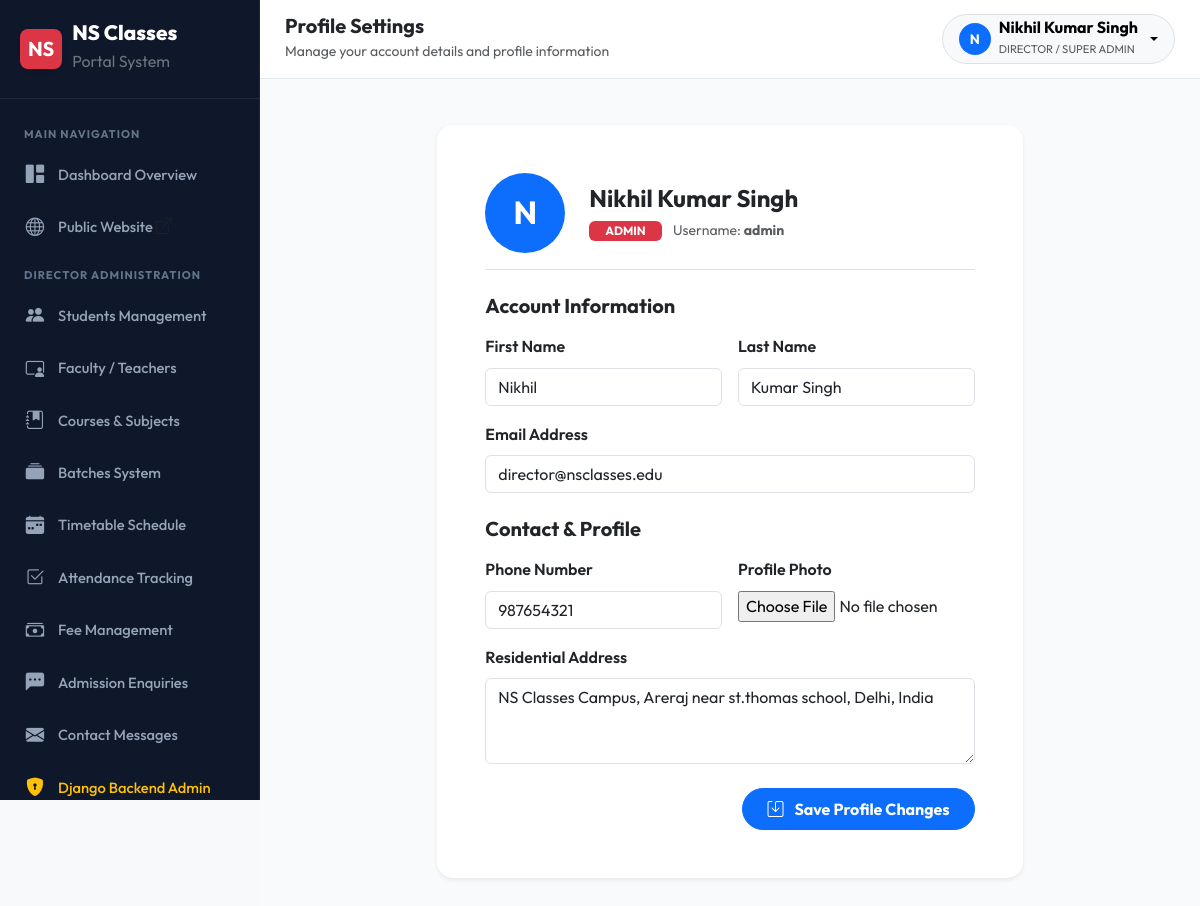
/profile/ (signed in), run on the app's committed database.
### accounts/models.py (models this page shows, shortened)
class UserProfile(models.Model):
    ROLE_CHOICES = [
        ('admin', 'Admin'),
        ('teacher', 'Teacher'),
        ('student', 'Student'),
    ]
    user = models.OneToOneField(User, on_delete=models.CASCADE, related_name='profile')
    role = models.CharField(max_length=10, choices=ROLE_CHOICES, default='student')
    phone = models.CharField(max_length=15, blank=True)
    photo = models.ImageField(upload_to='profiles/', blank=True, null=True)
    address = models.TextField(blank=True)
    created_at = models.DateTimeField(auto_now_add=True)
    updated_at = models.DateTimeField(auto_now=True)
    class Meta:
        verbose_name = 'User Profile'
        verbose_name_plural = 'User Profiles'

### accounts/views.py (the view)
# urls.py: path('profile/', views.profile_view, name='profile'),
@login_required
def profile_view(request):
    profile, _ = UserProfile.objects.get_or_create(user=request.user)
    if request.method == 'POST':
        user_form = UserUpdateForm(request.POST, instance=request.user)
        profile_form = ProfileUpdateForm(request.POST, request.FILES, instance=profile)
        if user_form.is_valid() and profile_form.is_valid():
            user_form.save()
            profile_form.save()
            messages.success(request, 'Profile updated successfully!')
            return redirect('accounts:profile')
        else:
            messages.error(request, 'Please correct the errors below.')
    else:
        user_form = UserUpdateForm(instance=request.user)
        profile_form = ProfileUpdateForm(instance=profile)
    context = {
        'user_form': user_form,
        'profile_form': profile_form,
    }
    return render(request, 'accounts/profile.html', context)

### accounts/forms.py
class UserUpdateForm(forms.ModelForm):
    class Meta:
        model = User
        fields = ['first_name', 'last_name', 'email']
        widgets = {
            'first_name': forms.TextInput(attrs={'class': 'form-control'}),
            'last_name': forms.TextInput(attrs={'class': 'form-control'}),
            'email': forms.EmailInput(attrs={'class': 'form-control'}),
        }

class ProfileUpdateForm(forms.ModelForm):
    class Meta:
        model = UserProfile
        fields = ['phone', 'photo', 'address']
        widgets = {
            'phone': forms.TextInput(attrs={'class': 'form-control'}),
            'address': forms.Textarea(attrs={'class': 'form-control', 'rows': 3}),
        }

### templates/accounts/profile.html (shortened to what this page needs)
{% extends 'base_dashboard.html' %}
{% load static %}
{% block page_title %}Profile Settings{% endblock %}
{% block page_subtitle %}Manage your account details and profile information{% endblock %}
{% block dashboard_body %}
<div class="row justify-content-center">
    <div class="col-lg-8">
        <div class="card border-0 shadow-sm rounded-4 p-4 p-md-5 bg-white">
            <div class="d-flex align-items-center gap-4 mb-4 pb-3 border-bottom">
                <div class="bg-primary text-white rounded-circle d-flex align-items-center justify-content-center fw-bold fs-2" style="width: 80px; height: 80px;">
                    {% if user.profile.photo %}
                        <img src="{{ user.profile.photo.url }}" class="w-100 h-100 rounded-circle object-fit-cover">
                    {% else %}
                        {{ user.first_name|default:user.username|make_list|first|upper }}
                    {% endif %}
                </div>
                <div>
                    <h4 class="fw-bold mb-1">{{ user.get_full_name|default:user.username }}</h4>
                    <span class="badge bg-danger text-uppercase px-3 py-1">{{ user.profile.get_role_display|default:"Student" }}</span>
                    <span class="text-muted ms-2 small">Username: <strong>{{ user.username }}</strong></span>
                </div>
            </div>
            <form method="POST" enctype="multipart/form-data">
                <h5 class="fw-bold text-dark mb-3">Account Information</h5>
                <div class="row g-3 mb-4">
                    <div class="col-md-6">
                        <label class="form-label fw-semibold">First Name</label>
                        {{ user_form.first_name }}
                    </div>
                    <div class="col-md-6">
                        <label class="form-label fw-semibold">Last Name</label>
                        {{ user_form.last_name }}
                    </div>
                    <div class="col-12">
                        <label class="form-label fw-semibold">Email Address</label>
                        {{ user_form.email }}
                    </div>
                </div>
                <h5 class="fw-bold text-dark mb-3">Contact & Profile</h5>
                <div class="row g-3 mb-4">
                    <div class="col-md-6">
                        <label class="form-label fw-semibold">Phone Number</label>
                        {{ profile_form.phone }}
                    </div>
                    <div class="col-md-6">
                        <label class="form-label fw-semibold">Profile Photo</label>
                        {{ profile_form.photo }}
                    </div>
                    <div class="col-12">
                        <label class="form-label fw-semibold">Residential Address</label>
                        {{ profile_form.address }}
                    </div>
                </div>
                <div class="text-end">
                    <button type="submit" class="btn btn-primary px-4 py-2 rounded-pill fw-bold">
                        <i class="bi bi-save me-2"></i> Save Profile Changes
                    </button>
                </div>
            </form>
        </div>
    </div>
</div>
{% endblock %}

### templates/base_dashboard.html (shortened to what this page needs)
{% load static %}
<!DOCTYPE html>
<html lang="en">
<head>
    <link href="https://cdn.jsdelivr.net/npm/bootstrap@5.3.3/dist/css/bootstrap.min.css" rel="stylesheet">
    <link rel="stylesheet" href="https://cdn.jsdelivr.net/npm/bootstrap-icons@1.11.3/font/bootstrap-icons.min.css">
    <link rel="stylesheet" href="{% static 'css/style.css' %}">
</head>
<body class="bg-light">
    <div class="dashboard-wrapper">
        <aside class="dashboard-sidebar" id="dashboardSidebar">
            <div class="sidebar-brand">
                <span class="d-inline-flex align-items-center justify-content-center bg-danger text-white rounded-3 px-2 py-1 fs-5 fw-bold shadow-sm">NS</span>
                <div>
                    <div class="lh-1">{{ SITE_NAME }}</div>
                    <small class="text-secondary fs-6 fw-normal">Portal System</small>
                </div>
            </div>
            <ul class="sidebar-menu">
                <li class="sidebar-heading">Main Navigation</li>
                <li>
                    <a href="{% url 'dashboard:home' %}" class="sidebar-link {% if 'dashboard' in request.path and not 'direct' in request.path %}active{% endif %}">
                        <i class="bi bi-grid-1x2-fill"></i>
                        <span>Dashboard Overview</span>
                    </a>
                </li>
                <li>
                    <a href="{% url 'website:home' %}" class="sidebar-link" target="_blank">
                        <i class="bi bi-globe"></i>
                        <span>Public Website <i class="bi bi-box-arrow-up-right fs-6 text-muted"></i></span>
                    </a>
                </li>
                {% if user.is_superuser or user.profile.role == 'admin' %}
                    <li class="sidebar-heading">Director Administration</li>
                    <li>
                        <a href="{% url 'students:list' %}" class="sidebar-link {% if 'students' in request.path %}active{% endif %}">
                            <i class="bi bi-people-fill"></i>
                            <span>Students Management</span>
                        </a>
                    </li>
                    <li>
                        <a href="{% url 'teachers:list' %}" class="sidebar-link {% if 'manage-teachers' in request.path %}active{% endif %}">
                            <i class="bi bi-person-video3"></i>
                            <span>Faculty / Teachers</span>
                        </a>
                    </li>
                    <li>
                        <a href="{% url 'courses:manage_list' %}" class="sidebar-link {% if 'manage-courses' in request.path %}active{% endif %}">
                            <i class="bi bi-journal-bookmark-fill"></i>
                            <span>Courses & Subjects</span>
                        </a>
                    </li>
                    <li>
                        <a href="{% url 'batches:list' %}" class="sidebar-link {% if 'batches' in request.path %}active{% endif %}">
                            <i class="bi bi-collection-fill"></i>
                            <span>Batches System</span>
                        </a>
                    </li>
                    <li>
                        <a href="{% url 'timetable:index' %}" class="sidebar-link {% if 'timetable' in request.path %}active{% endif %}">
                            <i class="bi bi-calendar-week-fill"></i>
                            <span>Timetable Schedule</span>
                        </a>
                    </li>
                    <li>
                        <a href="{% url 'attendance:mark' %}" class="sidebar-link {% if 'attendance' in request.path %}active{% endif %}">
                            <i class="bi bi-check2-square"></i>
                            <span>Attendance Tracking</span>
                        </a>
                    </li>
                    <li>
                        <a href="{% url 'fees:list' %}" class="sidebar-link {% if 'fees' in request.path %}active{% endif %}">
                            <i class="bi bi-cash-stack"></i>
                            <span>Fee Management</span>
                        </a>
                    </li>
                    <li>
                        <a href="{% url 'enquiries:list' %}" class="sidebar-link {% if 'enquiries' in request.path and not 'messages' in request.path %}active{% endif %}">
                            <i class="bi bi-chat-left-dots-fill"></i>
                            <span>Admission Enquiries</span>
                        </a>
                    </li>
                    <li>
                        <a href="{% url 'enquiries:messages' %}" class="sidebar-link {% if 'messages' in request.path %}active{% endif %}">
                            <i class="bi bi-envelope-fill"></i>
                            <span>Contact Messages</span>
                        </a>
                    </li>
                    <li>
                        <a href="/django-admin/" target="_blank" class="sidebar-link text-warning">
                            <i class="bi bi-shield-lock-fill"></i>
                            <span>Django Backend Admin</span>
                        </a>
                    </li>
                {% endif %}
            </ul>
        </aside>
        <div class="dashboard-main">
            <header class="dashboard-topbar">
                <div class="d-flex align-items-center gap-3">
                    <div>
                        <h5 class="mb-0 fw-bold text-dark">{% block page_title %}Dashboard{% endblock %}</h5>
                        <small class="text-muted">{% block page_subtitle %}NS Classes Coaching Institute{% endblock %}</small>
                    </div>
                </div>
                <div class="d-flex align-items-center gap-3">
                    <div class="dropdown">
                        <button class="btn btn-light rounded-pill border d-flex align-items-center gap-2 px-3 py-1 dropdown-toggle" type="button" data-bs-toggle="dropdown">
                            <div class="bg-primary text-white rounded-circle d-flex align-items-center justify-content-center" style="width: 32px; height: 32px; font-weight: 700; font-size: 0.85rem;">
                                {{ user.first_name|default:user.username|make_list|first|upper }}
                            </div>
                            <div class="text-start d-none d-sm-block">
                                <div class="fw-bold fs-6 lh-1">{{ user.get_full_name|default:user.username }}</div>
                                <small class="text-muted text-uppercase" style="font-size: 0.7rem;">
                                    {% if user.is_superuser %}Director / Super Admin
                                    {% elif user.profile.role == 'teacher' %}Faculty Teacher
                                    {% else %}Student{% endif %}
                                </small>
                            </div>
                        </button>
                    </div>
                </div>
            </header>
            <div class="px-4 pt-3">
            </div>
            <div class="dashboard-content">
                {% block dashboard_body %}{% endblock %}
            </div>
        </div>
    </div>
</body>
</html>

### static/css/style.css (style rules this page uses)
:root { --primary-color: #0f3460; --primary-hover: #16213e; --primary-gradient: linear-gradient(135deg, #1a1a2e 0%, #16213e 50%, #0f3460 100%); --accent-color: #e94560; --accent-hover: #d63447; --accent-gradient: linear-gradient(135deg, #ff416c 0%, #ff4b2b 100%); --secondary-color: #533483; --gold-accent: #f9a826; --gold-gradient: linear-gradient(135deg, #f9a826 0%, #f68a1f 100%); --cbse-color: #0077b6; --bihar-color: #2b9348; --dark-bg: #0f172a; --dark-surface: #1e293b; --dark-card: #334155; --light-bg: #f8fafc; --light-surface: #ffffff; --light-border: #e2e8f0; --text-main: #1e293b; --text-muted: #64748b; --text-light: #f8fafc; --shadow-sm: 0 1px 3px rgba(0,0,0,0.08), 0 1px 2px rgba(0,0,0,0.05); --shadow-md: 0 4px 12px rgba(15, 52, 96, 0.08), 0 2px 4px rgba(0,0,0,0.04); --shadow-lg: 0 12px 30px rgba(15, 52, 96, 0.12), 0 4px 8px rgba(0,0,0,0.06); --shadow-hover: 0 20px 40px rgba(15, 52, 96, 0.18), 0 8px 16px rgba(0,0,0,0.08); --transition: all 0.3s cubic-bezier(0.25, 0.8, 0.25, 1); --radius-sm: 8px; --radius-md: 12px; --radius-lg: 18px; }
body { font-family: 'Outfit', 'Inter', -apple-system, BlinkMacSystemFont, 'Segoe UI', Roboto, sans-serif; color: var(--text-main); background-color: var(--light-bg); overflow-x: hidden; line-height: 1.6; }
.dashboard-wrapper { display: flex; min-height: 100vh; }
.dashboard-sidebar { width: 260px; background: #0f172a; color: #e2e8f0; flex-shrink: 0; display: flex; flex-direction: column; border-right: 1px solid rgba(255,255,255,0.06); position: sticky; top: 0; height: 100vh; overflow-y: auto; z-index: 1000; transition: var(--transition); }
.sidebar-brand { padding: 22px 20px; font-size: 1.3rem; font-weight: 800; color: #ffffff; border-bottom: 1px solid rgba(255,255,255,0.08); display: flex; align-items: center; gap: 10px; }
.sidebar-menu { list-style: none; padding: 15px 10px; margin: 0; flex-grow: 1; }
.sidebar-heading { font-size: 0.7rem; font-weight: 700; text-transform: uppercase; color: #64748b; padding: 12px 14px 6px; letter-spacing: 1px; }
.sidebar-link { display: flex; align-items: center; gap: 12px; padding: 10px 14px; color: #94a3b8; text-decoration: none; font-weight: 500; font-size: 0.92rem; border-radius: var(--radius-sm); transition: var(--transition); margin-bottom: 3px; }
.sidebar-link i { font-size: 1.15rem; width: 22px; text-align: center; }
.dashboard-main { flex-grow: 1; background: #f8fafc; display: flex; flex-direction: column; min-width: 0; }
.dashboard-topbar { background: #ffffff; border-bottom: 1px solid var(--light-border); padding: 14px 25px; display: flex; align-items: center; justify-content: space-between; }
.dashboard-content { padding: 30px 25px; flex-grow: 1; }

### data on the page
UserProfile: phone "987654321", address "NS Classes Campus, Areraj near st.thomas school, Delhi, India"

### other printed values
{{ SITE_NAME }} "NS Classes"
{{ user.first_name|default:user.username|make_list|first|upper }} "N"
{{ user.get_full_name|default:user.username }} "Nikhil Kumar Singh"
{{ user.profile.get_role_display|default:"Student" }} "ADMIN"
{{ user.username }} "admin"
